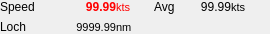
<?xml version="1.0" encoding="UTF-8"?>
<ui version="4.0">
 <class>BoardSpeed</class>
 <widget class="QWidget" name="BoardSpeed">
  <property name="geometry">
   <rect>
    <x>0</x>
    <y>0</y>
    <width>270</width>
    <height>34</height>
   </rect>
  </property>
  <property name="sizePolicy">
   <sizepolicy hsizetype="Fixed" vsizetype="Fixed">
    <horstretch>0</horstretch>
    <verstretch>0</verstretch>
   </sizepolicy>
  </property>
  <property name="minimumSize">
   <size>
    <width>270</width>
    <height>34</height>
   </size>
  </property>
  <property name="maximumSize">
   <size>
    <width>270</width>
    <height>34</height>
   </size>
  </property>
  <property name="windowTitle">
   <string>Form</string>
  </property>
  <layout class="QVBoxLayout" name="verticalLayout">
   <property name="spacing">
    <number>0</number>
   </property>
   <property name="margin">
    <number>0</number>
   </property>
   <item>
    <layout class="QGridLayout" name="gridLayout" rowstretch="0,0,0" rowminimumheight="0,0,0">
     <property name="sizeConstraint">
      <enum>QLayout::SetFixedSize</enum>
     </property>
     <property name="horizontalSpacing">
      <number>0</number>
     </property>
     <property name="verticalSpacing">
      <number>6</number>
     </property>
     <item row="0" column="0" colspan="2">
      <widget class="QLabel" name="speed_label">
       <property name="font">
        <font>
         <family>MS Shell Dlg 2</family>
         <weight>50</weight>
         <bold>false</bold>
        </font>
       </property>
       <property name="text">
        <string>Speed</string>
       </property>
       <property name="alignment">
        <set>Qt::AlignLeading|Qt::AlignLeft|Qt::AlignVCenter</set>
       </property>
      </widget>
     </item>
     <item row="0" column="2">
      <widget class="QLabel" name="speed">
       <property name="font">
        <font>
         <family>MS Shell Dlg 2</family>
         <pointsize>9</pointsize>
         <weight>75</weight>
         <bold>true</bold>
        </font>
       </property>
       <property name="styleSheet">
        <string notr="true">color: rgb(255, 0, 0);</string>
       </property>
       <property name="text">
        <string>99.99</string>
       </property>
       <property name="alignment">
        <set>Qt::AlignRight|Qt::AlignTrailing|Qt::AlignVCenter</set>
       </property>
      </widget>
     </item>
     <item row="0" column="3">
      <widget class="QLabel" name="unit_kts_1">
       <property name="font">
        <font>
         <family>MS Shell Dlg 2</family>
         <pointsize>8</pointsize>
        </font>
       </property>
       <property name="styleSheet">
        <string notr="true">color: rgb(255, 0, 0);</string>
       </property>
       <property name="text">
        <string>kts</string>
       </property>
      </widget>
     </item>
     <item row="2" column="0">
      <widget class="QLabel" name="loch_label">
       <property name="font">
        <font>
         <family>MS Shell Dlg 2</family>
         <weight>50</weight>
         <bold>false</bold>
        </font>
       </property>
       <property name="text">
        <string>Loch</string>
       </property>
       <property name="alignment">
        <set>Qt::AlignLeading|Qt::AlignLeft|Qt::AlignVCenter</set>
       </property>
      </widget>
     </item>
     <item row="2" column="1" colspan="2">
      <widget class="QLabel" name="loch">
       <property name="font">
        <font>
         <family>MS Shell Dlg 2</family>
         <pointsize>8</pointsize>
         <weight>50</weight>
         <bold>false</bold>
        </font>
       </property>
       <property name="text">
        <string>9999.99</string>
       </property>
       <property name="alignment">
        <set>Qt::AlignRight|Qt::AlignTrailing|Qt::AlignVCenter</set>
       </property>
      </widget>
     </item>
     <item row="2" column="3">
      <widget class="QLabel" name="unit_nm">
       <property name="font">
        <font>
         <family>MS Shell Dlg 2</family>
         <pointsize>8</pointsize>
         <weight>50</weight>
         <bold>false</bold>
        </font>
       </property>
       <property name="text">
        <string>nm</string>
       </property>
      </widget>
     </item>
     <item row="0" column="4">
      <widget class="QLabel" name="avg_label">
       <property name="font">
        <font>
         <family>MS Shell Dlg 2</family>
         <weight>50</weight>
         <bold>false</bold>
        </font>
       </property>
       <property name="text">
        <string>Avg</string>
       </property>
       <property name="alignment">
        <set>Qt::AlignLeading|Qt::AlignLeft|Qt::AlignVCenter</set>
       </property>
      </widget>
     </item>
     <item row="0" column="5">
      <widget class="QLabel" name="avg">
       <property name="font">
        <font>
         <family>MS Shell Dlg 2</family>
         <pointsize>9</pointsize>
         <weight>50</weight>
         <bold>false</bold>
        </font>
       </property>
       <property name="text">
        <string>99.99</string>
       </property>
       <property name="alignment">
        <set>Qt::AlignRight|Qt::AlignTrailing|Qt::AlignVCenter</set>
       </property>
      </widget>
     </item>
     <item row="0" column="6">
      <widget class="QLabel" name="unit_kts_2">
       <property name="font">
        <font>
         <family>MS Shell Dlg 2</family>
         <pointsize>8</pointsize>
         <weight>50</weight>
         <bold>false</bold>
        </font>
       </property>
       <property name="text">
        <string>kts</string>
       </property>
      </widget>
     </item>
    </layout>
   </item>
  </layout>
 </widget>
 <resources/>
 <connections/>
</ui>
